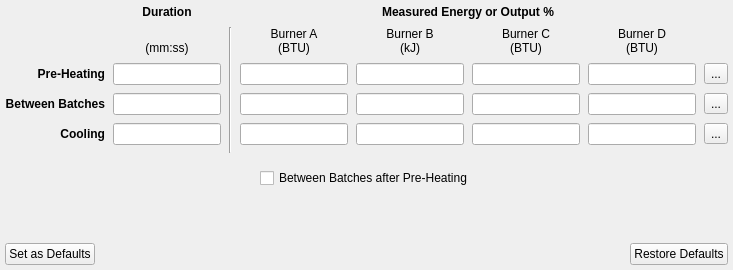
     <widget class="QWidget" name="protocolTab">
      <property name="toolTip">
       <string notr="true"/>
      </property>
      <property name="accessibleDescription">
       <string notr="true"/>
      </property>
      <attribute name="title">
       <string notr="true">Protocol</string>
      </attribute>
      <layout class="QVBoxLayout" name="verticalLayout_4">
       <property name="spacing">
        <number>0</number>
       </property>
       <property name="leftMargin">
        <number>0</number>
       </property>
       <property name="topMargin">
        <number>0</number>
       </property>
       <property name="rightMargin">
        <number>0</number>
       </property>
       <property name="bottomMargin">
        <number>0</number>
       </property>
       <item>
        <widget class="QWidget" name="roasts_per_sessionLine" native="true">
         <property name="toolTip">
          <string notr="true"/>
         </property>
         <property name="accessibleDescription">
          <string notr="true"/>
         </property>
         <layout class="QGridLayout" name="gridLayout">
          <property name="leftMargin">
           <number>5</number>
          </property>
          <property name="topMargin">
           <number>5</number>
          </property>
          <property name="rightMargin">
           <number>5</number>
          </property>
          <property name="bottomMargin">
           <number>5</number>
          </property>
          <property name="spacing">
           <number>8</number>
          </property>
          <item row="3" column="6">
           <widget class="QLineEdit" name="preheatenergies3">
            <property name="toolTip">
             <string notr="true"/>
            </property>
            <property name="accessibleDescription">
             <string notr="true"/>
            </property>
            <property name="inputMask">
             <string notr="true"/>
            </property>
            <property name="text">
             <string notr="true"/>
            </property>
            <property name="alignment">
             <set>Qt::AlignmentFlag::AlignRight|Qt::AlignmentFlag::AlignTrailing|Qt::AlignmentFlag::AlignVCenter</set>
            </property>
            <property name="placeholderText">
             <string notr="true"/>
            </property>
           </widget>
          </item>
          <item row="5" column="3">
           <widget class="QLineEdit" name="coolingenergies0">
            <property name="toolTip">
             <string notr="true"/>
            </property>
            <property name="accessibleDescription">
             <string notr="true"/>
            </property>
            <property name="inputMask">
             <string notr="true"/>
            </property>
            <property name="text">
             <string notr="true"/>
            </property>
            <property name="alignment">
             <set>Qt::AlignmentFlag::AlignRight|Qt::AlignmentFlag::AlignTrailing|Qt::AlignmentFlag::AlignVCenter</set>
            </property>
            <property name="placeholderText">
             <string notr="true"/>
            </property>
           </widget>
          </item>
          <item row="5" column="1">
           <widget class="QLineEdit" name="coolingDuration">
            <property name="toolTip">
             <string notr="true"/>
            </property>
            <property name="accessibleDescription">
             <string notr="true"/>
            </property>
            <property name="inputMask">
             <string notr="true"/>
            </property>
            <property name="text">
             <string notr="true"/>
            </property>
            <property name="alignment">
             <set>Qt::AlignmentFlag::AlignRight|Qt::AlignmentFlag::AlignTrailing|Qt::AlignmentFlag::AlignVCenter</set>
            </property>
            <property name="placeholderText">
             <string notr="true"/>
            </property>
           </widget>
          </item>
          <item row="4" column="0">
           <widget class="QLabel" name="betweenBatchesLabel">
            <property name="font">
             <font>
              <bold>true</bold>
             </font>
            </property>
            <property name="toolTip">
             <string notr="true"/>
            </property>
            <property name="accessibleDescription">
             <string notr="true"/>
            </property>
            <property name="text">
             <string notr="true">Between Batches</string>
            </property>
            <property name="alignment">
             <set>Qt::AlignmentFlag::AlignRight|Qt::AlignmentFlag::AlignTrailing|Qt::AlignmentFlag::AlignVCenter</set>
            </property>
           </widget>
          </item>
          <item row="4" column="3">
           <widget class="QLineEdit" name="betweenbatchesenergy0">
            <property name="toolTip">
             <string notr="true"/>
            </property>
            <property name="accessibleDescription">
             <string notr="true"/>
            </property>
            <property name="inputMask">
             <string notr="true"/>
            </property>
            <property name="text">
             <string notr="true"/>
            </property>
            <property name="alignment">
             <set>Qt::AlignmentFlag::AlignRight|Qt::AlignmentFlag::AlignTrailing|Qt::AlignmentFlag::AlignVCenter</set>
            </property>
            <property name="placeholderText">
             <string notr="true"/>
            </property>
           </widget>
          </item>
          <item row="4" column="4">
           <widget class="QLineEdit" name="betweenbatchesenergy1">
            <property name="toolTip">
             <string notr="true"/>
            </property>
            <property name="accessibleDescription">
             <string notr="true"/>
            </property>
            <property name="inputMask">
             <string notr="true"/>
            </property>
            <property name="text">
             <string notr="true"/>
            </property>
            <property name="alignment">
             <set>Qt::AlignmentFlag::AlignRight|Qt::AlignmentFlag::AlignTrailing|Qt::AlignmentFlag::AlignVCenter</set>
            </property>
            <property name="placeholderText">
             <string notr="true"/>
            </property>
           </widget>
          </item>
          <item row="2" column="1">
           <layout class="QVBoxLayout" name="verticalLayout_11">
            <property name="spacing">
             <number>0</number>
            </property>
            <item>
             <widget class="QLabel" name="label_3">
              <property name="toolTip">
               <string notr="true"/>
              </property>
              <property name="accessibleDescription">
               <string notr="true"/>
              </property>
              <property name="text">
               <string notr="true"/>
              </property>
             </widget>
            </item>
            <item>
             <widget class="QLabel" name="timeUnitLabel">
              <property name="toolTip">
               <string notr="true"/>
              </property>
              <property name="accessibleDescription">
               <string notr="true"/>
              </property>
              <property name="text">
               <string notr="true">(mm:ss)</string>
              </property>
              <property name="alignment">
               <set>Qt::AlignmentFlag::AlignCenter</set>
              </property>
             </widget>
            </item>
           </layout>
          </item>
          <item row="2" column="3">
           <layout class="QVBoxLayout" name="verticalLayout_7">
            <property name="spacing">
             <number>0</number>
            </property>
            <item>
             <widget class="QLabel" name="loadALabel">
              <property name="toolTip">
               <string notr="true"/>
              </property>
              <property name="accessibleDescription">
               <string notr="true"/>
              </property>
              <property name="text">
               <string notr="true">Burner A</string>
              </property>
              <property name="alignment">
               <set>Qt::AlignmentFlag::AlignCenter</set>
              </property>
             </widget>
            </item>
            <item>
             <widget class="QLabel" name="loadAUnitLabel">
              <property name="toolTip">
               <string notr="true"/>
              </property>
              <property name="accessibleDescription">
               <string notr="true"/>
              </property>
              <property name="text">
               <string notr="true">(BTU)</string>
              </property>
              <property name="alignment">
               <set>Qt::AlignmentFlag::AlignCenter</set>
              </property>
             </widget>
            </item>
           </layout>
          </item>
          <item row="2" column="4">
           <layout class="QVBoxLayout" name="verticalLayout_8">
            <property name="spacing">
             <number>0</number>
            </property>
            <item>
             <widget class="QLabel" name="loadBLabel">
              <property name="toolTip">
               <string notr="true"/>
              </property>
              <property name="accessibleDescription">
               <string notr="true"/>
              </property>
              <property name="text">
               <string notr="true">Burner B</string>
              </property>
              <property name="alignment">
               <set>Qt::AlignmentFlag::AlignCenter</set>
              </property>
             </widget>
            </item>
            <item>
             <widget class="QLabel" name="loadBUnitLabel">
              <property name="toolTip">
               <string notr="true"/>
              </property>
              <property name="accessibleDescription">
               <string notr="true"/>
              </property>
              <property name="text">
               <string notr="true">(kJ)</string>
              </property>
              <property name="alignment">
               <set>Qt::AlignmentFlag::AlignCenter</set>
              </property>
             </widget>
            </item>
           </layout>
          </item>
          <item row="5" column="0">
           <widget class="QLabel" name="coolingLabel">
            <property name="font">
             <font>
              <bold>true</bold>
              <kerning>false</kerning>
             </font>
            </property>
            <property name="toolTip">
             <string notr="true"/>
            </property>
            <property name="accessibleDescription">
             <string notr="true"/>
            </property>
            <property name="text">
             <string notr="true">Cooling</string>
            </property>
            <property name="alignment">
             <set>Qt::AlignmentFlag::AlignRight|Qt::AlignmentFlag::AlignTrailing|Qt::AlignmentFlag::AlignVCenter</set>
            </property>
           </widget>
          </item>
          <item row="0" column="1">
           <widget class="QLabel" name="durationLabel">
            <property name="font">
             <font>
              <bold>true</bold>
             </font>
            </property>
            <property name="toolTip">
             <string notr="true"/>
            </property>
            <property name="accessibleDescription">
             <string notr="true"/>
            </property>
            <property name="text">
             <string notr="true">Duration</string>
            </property>
            <property name="alignment">
             <set>Qt::AlignmentFlag::AlignCenter</set>
            </property>
           </widget>
          </item>
          <item row="2" column="2" rowspan="5">
           <widget class="Line" name="line">
            <property name="toolTip">
             <string notr="true"/>
            </property>
            <property name="accessibleDescription">
             <string notr="true"/>
            </property>
            <property name="orientation">
             <enum>Qt::Orientation::Vertical</enum>
            </property>
           </widget>
          </item>
          <item row="5" column="6">
           <widget class="QLineEdit" name="coolingenergies3">
            <property name="toolTip">
             <string notr="true"/>
            </property>
            <property name="accessibleDescription">
             <string notr="true"/>
            </property>
            <property name="inputMask">
             <string notr="true"/>
            </property>
            <property name="text">
             <string notr="true"/>
            </property>
            <property name="alignment">
             <set>Qt::AlignmentFlag::AlignRight|Qt::AlignmentFlag::AlignTrailing|Qt::AlignmentFlag::AlignVCenter</set>
            </property>
            <property name="placeholderText">
             <string notr="true"/>
            </property>
           </widget>
          </item>
          <item row="4" column="1">
           <widget class="QLineEdit" name="betweenBatchesDuration">
            <property name="toolTip">
             <string notr="true"/>
            </property>
            <property name="accessibleDescription">
             <string notr="true"/>
            </property>
            <property name="inputMask">
             <string notr="true"/>
            </property>
            <property name="text">
             <string notr="true"/>
            </property>
            <property name="alignment">
             <set>Qt::AlignmentFlag::AlignRight|Qt::AlignmentFlag::AlignTrailing|Qt::AlignmentFlag::AlignVCenter</set>
            </property>
            <property name="placeholderText">
             <string notr="true"/>
            </property>
           </widget>
          </item>
          <item row="3" column="0">
           <widget class="QLabel" name="preheatingLabel">
            <property name="font">
             <font>
              <bold>true</bold>
             </font>
            </property>
            <property name="toolTip">
             <string notr="true"/>
            </property>
            <property name="accessibleDescription">
             <string notr="true"/>
            </property>
            <property name="text">
             <string notr="true">Pre-Heating</string>
            </property>
            <property name="alignment">
             <set>Qt::AlignmentFlag::AlignRight|Qt::AlignmentFlag::AlignTrailing|Qt::AlignmentFlag::AlignVCenter</set>
            </property>
           </widget>
          </item>
          <item row="5" column="5">
           <widget class="QLineEdit" name="coolingenergies2">
            <property name="toolTip">
             <string notr="true"/>
            </property>
            <property name="accessibleDescription">
             <string notr="true"/>
            </property>
            <property name="inputMask">
             <string notr="true"/>
            </property>
            <property name="text">
             <string notr="true"/>
            </property>
            <property name="alignment">
             <set>Qt::AlignmentFlag::AlignRight|Qt::AlignmentFlag::AlignTrailing|Qt::AlignmentFlag::AlignVCenter</set>
            </property>
            <property name="placeholderText">
             <string notr="true"/>
            </property>
           </widget>
          </item>
          <item row="2" column="6">
           <layout class="QVBoxLayout" name="verticalLayout_10">
            <property name="spacing">
             <number>0</number>
            </property>
            <item>
             <widget class="QLabel" name="loadDLabel">
              <property name="toolTip">
               <string notr="true"/>
              </property>
              <property name="accessibleDescription">
               <string notr="true"/>
              </property>
              <property name="text">
               <string notr="true">Burner D</string>
              </property>
              <property name="alignment">
               <set>Qt::AlignmentFlag::AlignCenter</set>
              </property>
             </widget>
            </item>
            <item>
             <widget class="QLabel" name="loadDUnitLabel">
              <property name="toolTip">
               <string notr="true"/>
              </property>
              <property name="accessibleDescription">
               <string notr="true"/>
              </property>
              <property name="text">
               <string notr="true">(BTU)</string>
              </property>
              <property name="alignment">
               <set>Qt::AlignmentFlag::AlignCenter</set>
              </property>
             </widget>
            </item>
           </layout>
          </item>
          <item row="3" column="3">
           <widget class="QLineEdit" name="preheatenergies0">
            <property name="toolTip">
             <string notr="true"/>
            </property>
            <property name="accessibleDescription">
             <string notr="true"/>
            </property>
            <property name="inputMask">
             <string notr="true"/>
            </property>
            <property name="text">
             <string notr="true"/>
            </property>
            <property name="alignment">
             <set>Qt::AlignmentFlag::AlignRight|Qt::AlignmentFlag::AlignTrailing|Qt::AlignmentFlag::AlignVCenter</set>
            </property>
            <property name="placeholderText">
             <string notr="true"/>
            </property>
           </widget>
          </item>
          <item row="4" column="6">
           <widget class="QLineEdit" name="betweenbatchesenergy3">
            <property name="toolTip">
             <string notr="true"/>
            </property>
            <property name="accessibleDescription">
             <string notr="true"/>
            </property>
            <property name="inputMask">
             <string notr="true"/>
            </property>
            <property name="text">
             <string notr="true"/>
            </property>
            <property name="alignment">
             <set>Qt::AlignmentFlag::AlignRight|Qt::AlignmentFlag::AlignTrailing|Qt::AlignmentFlag::AlignVCenter</set>
            </property>
            <property name="placeholderText">
             <string notr="true"/>
            </property>
           </widget>
          </item>
          <item row="3" column="5">
           <widget class="QLineEdit" name="preheatenergies2">
            <property name="toolTip">
             <string notr="true"/>
            </property>
            <property name="accessibleDescription">
             <string notr="true"/>
            </property>
            <property name="inputMask">
             <string notr="true"/>
            </property>
            <property name="text">
             <string notr="true"/>
            </property>
            <property name="alignment">
             <set>Qt::AlignmentFlag::AlignRight|Qt::AlignmentFlag::AlignTrailing|Qt::AlignmentFlag::AlignVCenter</set>
            </property>
            <property name="placeholderText">
             <string notr="true"/>
            </property>
           </widget>
          </item>
          <item row="4" column="5">
           <widget class="QLineEdit" name="betweenbatchesenergy2">
            <property name="toolTip">
             <string notr="true"/>
            </property>
            <property name="accessibleDescription">
             <string notr="true"/>
            </property>
            <property name="inputMask">
             <string notr="true"/>
            </property>
            <property name="text">
             <string notr="true"/>
            </property>
            <property name="alignment">
             <set>Qt::AlignmentFlag::AlignRight|Qt::AlignmentFlag::AlignTrailing|Qt::AlignmentFlag::AlignVCenter</set>
            </property>
            <property name="placeholderText">
             <string notr="true"/>
            </property>
           </widget>
          </item>
          <item row="2" column="5">
           <layout class="QVBoxLayout" name="verticalLayout_9">
            <property name="spacing">
             <number>0</number>
            </property>
            <item>
             <widget class="QLabel" name="loadCLabel">
              <property name="toolTip">
               <string notr="true"/>
              </property>
              <property name="accessibleDescription">
               <string notr="true"/>
              </property>
              <property name="text">
               <string notr="true">Burner C</string>
              </property>
              <property name="alignment">
               <set>Qt::AlignmentFlag::AlignCenter</set>
              </property>
             </widget>
            </item>
            <item>
             <widget class="QLabel" name="loadCUnitLabel">
              <property name="toolTip">
               <string notr="true"/>
              </property>
              <property name="accessibleDescription">
               <string notr="true"/>
              </property>
              <property name="text">
               <string notr="true">(BTU)</string>
              </property>
              <property name="alignment">
               <set>Qt::AlignmentFlag::AlignCenter</set>
              </property>
             </widget>
            </item>
           </layout>
          </item>
          <item row="3" column="1">
           <widget class="QLineEdit" name="preheatDuration">
            <property name="toolTip">
             <string notr="true"/>
            </property>
            <property name="accessibleDescription">
             <string notr="true"/>
            </property>
            <property name="inputMask">
             <string notr="true"/>
            </property>
            <property name="text">
             <string notr="true"/>
            </property>
            <property name="alignment">
             <set>Qt::AlignmentFlag::AlignRight|Qt::AlignmentFlag::AlignTrailing|Qt::AlignmentFlag::AlignVCenter</set>
            </property>
            <property name="placeholderText">
             <string notr="true"/>
            </property>
           </widget>
          </item>
          <item row="0" column="3" colspan="4">
           <widget class="QLabel" name="measuredEnergyLabel">
            <property name="font">
             <font>
              <bold>true</bold>
             </font>
            </property>
            <property name="toolTip">
             <string notr="true"/>
            </property>
            <property name="accessibleDescription">
             <string notr="true"/>
            </property>
            <property name="text">
             <string notr="true">Measured Energy or Output %</string>
            </property>
            <property name="alignment">
             <set>Qt::AlignmentFlag::AlignCenter</set>
            </property>
           </widget>
          </item>
          <item row="5" column="4">
           <widget class="QLineEdit" name="coolingenergies1">
            <property name="toolTip">
             <string notr="true"/>
            </property>
            <property name="accessibleDescription">
             <string notr="true"/>
            </property>
            <property name="inputMask">
             <string notr="true"/>
            </property>
            <property name="text">
             <string notr="true"/>
            </property>
            <property name="alignment">
             <set>Qt::AlignmentFlag::AlignRight|Qt::AlignmentFlag::AlignTrailing|Qt::AlignmentFlag::AlignVCenter</set>
            </property>
            <property name="placeholderText">
             <string notr="true"/>
            </property>
           </widget>
          </item>
          <item row="3" column="4">
           <widget class="QLineEdit" name="preheatenergies1">
            <property name="toolTip">
             <string notr="true"/>
            </property>
            <property name="accessibleDescription">
             <string notr="true"/>
            </property>
            <property name="inputMask">
             <string notr="true"/>
            </property>
            <property name="text">
             <string notr="true"/>
            </property>
            <property name="alignment">
             <set>Qt::AlignmentFlag::AlignRight|Qt::AlignmentFlag::AlignTrailing|Qt::AlignmentFlag::AlignVCenter</set>
            </property>
            <property name="placeholderText">
             <string notr="true"/>
            </property>
           </widget>
          </item>
          <item row="3" column="7">
           <widget class="QToolButton" name="PreHeatToolButton">
            <property name="toolTip">
             <string notr="true"/>
            </property>
            <property name="accessibleDescription">
             <string notr="true"/>
            </property>
            <property name="text">
             <string notr="true">...</string>
            </property>
           </widget>
          </item>
          <item row="4" column="7">
           <widget class="QToolButton" name="BetweenBatchesToolButton">
            <property name="toolTip">
             <string notr="true"/>
            </property>
            <property name="accessibleDescription">
             <string notr="true"/>
            </property>
            <property name="text">
             <string notr="true">...</string>
            </property>
           </widget>
          </item>
          <item row="5" column="7">
           <widget class="QToolButton" name="CoolingToolButton">
            <property name="toolTip">
             <string notr="true"/>
            </property>
            <property name="accessibleDescription">
             <string notr="true"/>
            </property>
            <property name="text">
             <string notr="true">...</string>
            </property>
           </widget>
          </item>
         </layout>
        </widget>
       </item>
       <item>
        <layout class="QHBoxLayout" name="horizontalLayout_2">
         <property name="topMargin">
          <number>10</number>
         </property>
         <property name="bottomMargin">
          <number>10</number>
         </property>
         <item>
          <spacer name="horizontalSpacer_6">
           <property name="orientation">
            <enum>Qt::Orientation::Horizontal</enum>
           </property>
           <property name="sizeHint" stdset="0">
            <size>
             <width>40</width>
             <height>20</height>
            </size>
           </property>
          </spacer>
         </item>
         <item>
          <widget class="QCheckBox" name="BBPafterPreHeatcheckBox">
           <property name="toolTip">
            <string notr="true"/>
           </property>
           <property name="accessibleDescription">
            <string notr="true"/>
           </property>
           <property name="text">
            <string notr="true">Between Batches after Pre-Heating</string>
           </property>
          </widget>
         </item>
         <item>
          <spacer name="horizontalSpacer_2">
           <property name="orientation">
            <enum>Qt::Orientation::Horizontal</enum>
           </property>
           <property name="sizeHint" stdset="0">
            <size>
             <width>40</width>
             <height>20</height>
            </size>
           </property>
          </spacer>
         </item>
        </layout>
       </item>
       <item>
        <spacer name="verticalSpacer_2">
         <property name="orientation">
          <enum>Qt::Orientation::Vertical</enum>
         </property>
         <property name="sizeHint" stdset="0">
          <size>
           <width>20</width>
           <height>40</height>
          </size>
         </property>
        </spacer>
       </item>
       <item>
        <widget class="QWidget" name="protocolButtonsLine" native="true">
         <property name="toolTip">
          <string notr="true"/>
         </property>
         <property name="accessibleDescription">
          <string notr="true"/>
         </property>
         <layout class="QHBoxLayout" name="horizontalLayout_5">
          <property name="leftMargin">
           <number>5</number>
          </property>
          <property name="topMargin">
           <number>5</number>
          </property>
          <property name="rightMargin">
           <number>5</number>
          </property>
          <property name="bottomMargin">
           <number>5</number>
          </property>
          <item>
           <widget class="QPushButton" name="protocolSetDefaultsButton">
            <property name="focusPolicy">
             <enum>Qt::FocusPolicy::NoFocus</enum>
            </property>
            <property name="toolTip">
             <string notr="true"/>
            </property>
            <property name="accessibleDescription">
             <string notr="true"/>
            </property>
            <property name="text">
             <string notr="true">Set as Defaults</string>
            </property>
           </widget>
          </item>
          <item>
           <spacer name="horizontalSpacer_5">
            <property name="orientation">
             <enum>Qt::Orientation::Horizontal</enum>
            </property>
            <property name="sizeHint" stdset="0">
             <size>
              <width>190</width>
              <height>20</height>
             </size>
            </property>
           </spacer>
          </item>
          <item>
           <widget class="QPushButton" name="protocolDefaultsButton">
            <property name="focusPolicy">
             <enum>Qt::FocusPolicy::NoFocus</enum>
            </property>
            <property name="toolTip">
             <string notr="true"/>
            </property>
            <property name="accessibleDescription">
             <string notr="true"/>
            </property>
            <property name="text">
             <string notr="true">Restore Defaults</string>
            </property>
           </widget>
          </item>
         </layout>
        </widget>
       </item>
      </layout>
     </widget>
